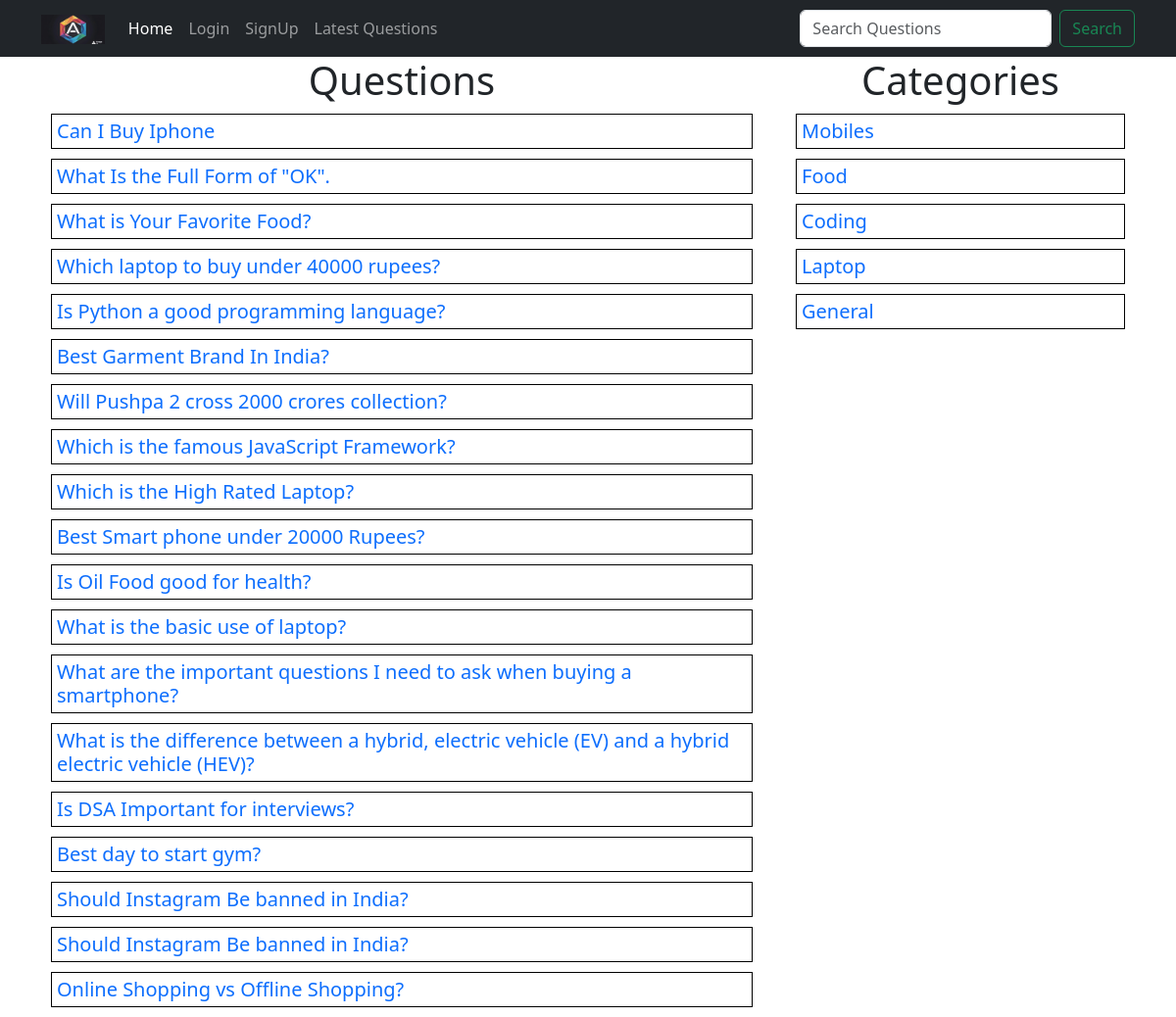
The page / on the database its author committed.
### tables this page shows
CREATE TABLE `questions` (
  `id` int(10) NOT NULL,
  `title` varchar(100) NOT NULL,
  `description` varchar(300) NOT NULL,
  `category_id` int(10) NOT NULL,
  `user_id` int(10) NOT NULL
);

CREATE TABLE `category` (
  `id` int(10) NOT NULL,
  `category` varchar(50) NOT NULL
);

### client/questions.php (the view, shortened to what this page needs)
<div class="container">
    <div class="row">
        <div class="col-8">
            <h1 class="heading">Questions</h1>
            <?php
            include("./common/db.php");
            if(isset($_GET['c_id'])){
                $query = "select * from questions where category_id=$c_id";
            }
            elseif(isset($_GET['u_id'])) {
                $query = "select * from questions where user_id=$u_id";
            }
            elseif(isset($_GET['latest'])) {
                $query = "select * from questions order by id desc";
            }
            elseif(isset($_GET['search'])) {
                $query = "select * from questions where `title` Like '%$search%'";
            }
            else {
                $query = "select * from questions";
            }
            $result = $conn->query($query);
            foreach($result as $row) {
                $title = $row['title'];
                $id = $row['id'];
                echo "<div class='row question-list'><h5 class='my-question'><a href='?q-id=$id'>$title</a>";
                echo "</h5></div>";
            }
            ?>
        </div>
        <div class="col-4">
            <?php
                include("categorylist.php");
            ?>
        </div>
    </div>
</div>

### index.php (shortened to what this page needs)
<!DOCTYPE html>
<html lang="en">
<head>
    <?php include('./client/commonFiles.php'); ?>
</head>
<body>
    <?php
    include('./client/header.php');
    if(isset($_GET["signup"]) && !isset($_SESSION['user']['username'])) {
        include('./client/signup.php');
    }
    elseif(isset($_GET['login']) && !isset($_SESSION['user']['username'])) {
        include("./client/login.php");
    }
    elseif(isset($_GET['ask'])) {
        include("./client/ask.php");
    }
    elseif(isset($_GET['q-id'])){
        $qid = $_GET['q-id'];
        include("./client/question-details.php");
    }
    elseif(isset($_GET['c_id'])){
        $c_id = $_GET['c_id'];
        include("./client/questions.php");
    }
    elseif(isset($_GET['u_id'])){
        $u_id = $_GET['u_id'];
        include("./client/questions.php");
    }
    elseif(isset($_GET['latest'])){
        include("./client/questions.php");
    }
    elseif(isset($_GET['search'])){
        $search = $_GET['search'];
        include("./client/questions.php");
    }
    else {
        include("./client/questions.php");
    }
    ?>
</body>
</html>

### client/commonFiles.php (shortened to what this page needs)
<link href="https://cdn.jsdelivr.net/npm/bootstrap@5.3.3/dist/css/bootstrap.min.css" rel="stylesheet">
<link rel="stylesheet" href="./public/style.css">

### client/header.php (shortened to what this page needs)
<!DOCTYPE html>
<html lang="en">
<head>
</head>
<body>
    <nav class="navbar navbar-expand-lg bg-dark navbar-dark sticky-navbar">
        <div class="container">
            <a class="navbar-brand" href="./"><img height="30" src="./public/logo.png" /></a>
            <div class="collapse navbar-collapse" id="navbarSupportedContent">
                <ul class="navbar-nav me-auto mb-2 mb-lg-0">
                    <li class="nav-item">
                        <a class="nav-link active" aria-current="page" href="./">Home</a>
                    </li>
                    <?php
                        if(!isset($_SESSION['user']['username'])){?>
                            <li class="nav-item">
                                <a class="nav-link" href="?login=true">Login</a>
                            </li>
                            <li class="nav-item">
                                <a class="nav-link" href="?signup=true">SignUp</a>
                            </li>
                    <?php    }
                    ?>
                    <li class="nav-item">
                        <a class="nav-link" href="?latest=true">Latest Questions</a>
                    </li>
                </ul>
                <form class="d-flex" role="search" action="">
                    <input class="form-control me-2" name="search" type="search" placeholder="Search Questions" aria-label="Search">
                    <button class="btn btn-outline-success" type="submit">Search</button>
                </form>
            </div>
        </div>
    </nav>
</body>
</html>

### client/categorylist.php
<div>
    <h1 class="heading">Categories</h1>
    <?php
        include("./common/db.php");
        $query = "select * from category";
        $result = $conn->query($query);
        foreach($result as $row) {
            $category = ucfirst($row['category']);
            $id = $row['id'];
            echo "<div class='row question-list'><h5><a href='?c_id=$id'>$category</a></h5></div>";
        }
    ?>
</div>

### public/style.css (style rules this page uses)
.sticky-navbar { position: sticky; top: 0; }
.heading { text-align: center; }
.question-list { border: 1px solid black; padding: 5px; margin: 10px; }
.question-list h5 { margin: 0; padding: 0; }
.question-list a { text-decoration: none; }
.my-question { display: flex; justify-content: space-between; }

### rows shown on the page
questions: title "Can I Buy Iphone"
questions: title "What Is the Full Form of \"OK\"."
questions: title "What is Your Favorite Food?"
questions: title "Which laptop to buy under 40000 rupees?"
questions: title "Is Python a good programming language?"
questions: title "Best Garment Brand In India?"
questions: title "Will Pushpa 2 cross 2000 crores collection?"
questions: title "Which is the famous JavaScript Framework?"
questions: title "Which is the High Rated Laptop?"
questions: title "Best Smart phone under 20000 Rupees?"
questions: title "Is Oil Food good for health?"
questions: title "What is the basic use of laptop?"
questions: title "What are the important questions I need to ask when buying a smartphone?"
questions: title "What is the difference between a hybrid, electric vehicle (EV) and a hybrid electric vehicle (HEV)?"
questions: title "Is DSA Important for interviews?"
questions: title "Best day to start gym?"
questions: title "Should Instagram Be banned in India?"
questions: title "Should Instagram Be banned in India?"
questions: title "Online Shopping vs Offline Shopping?"
category: category "Mobiles"
category: category "Food"
category: category "Coding"
category: category "Laptop"
category: category "General"
